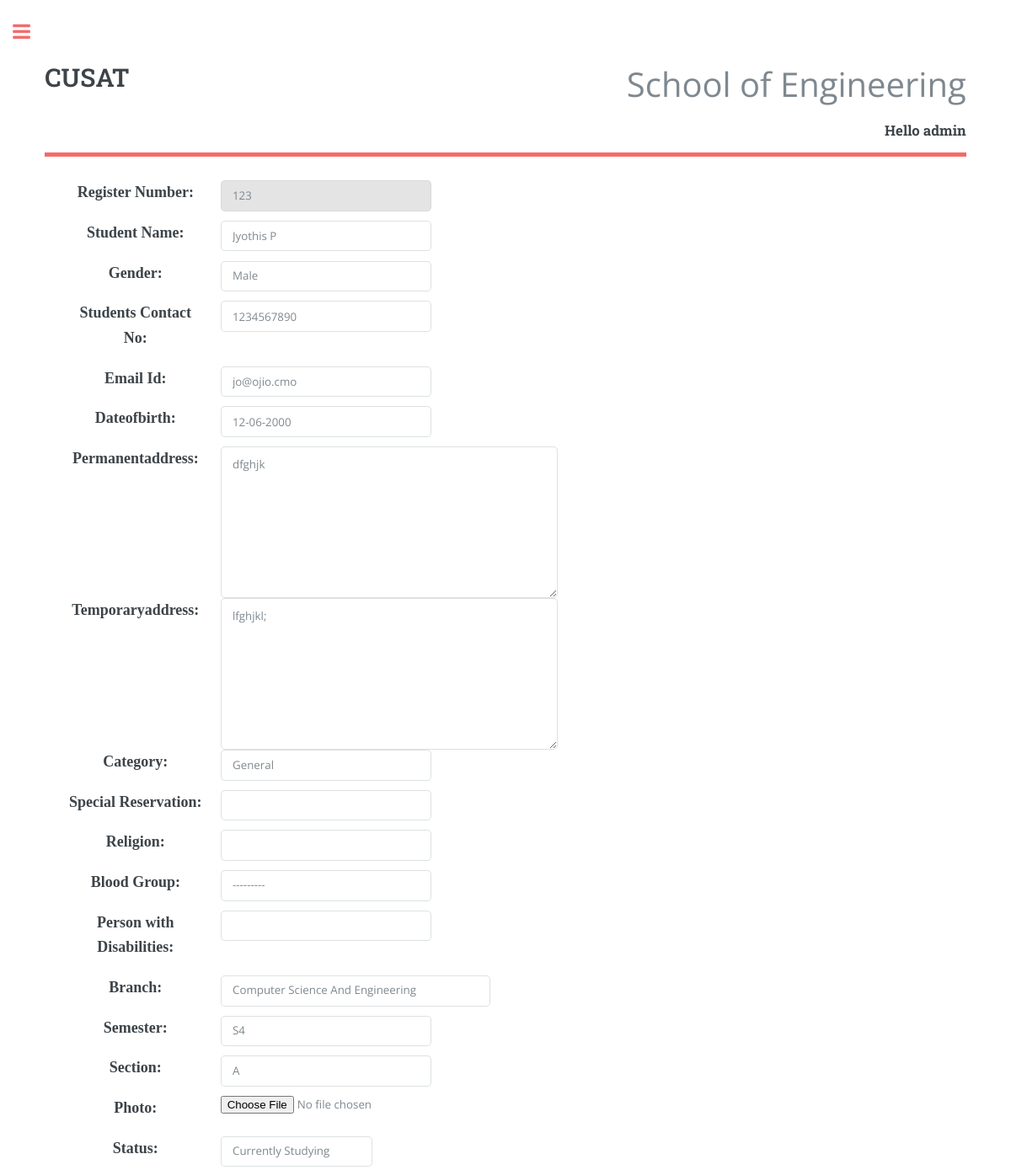
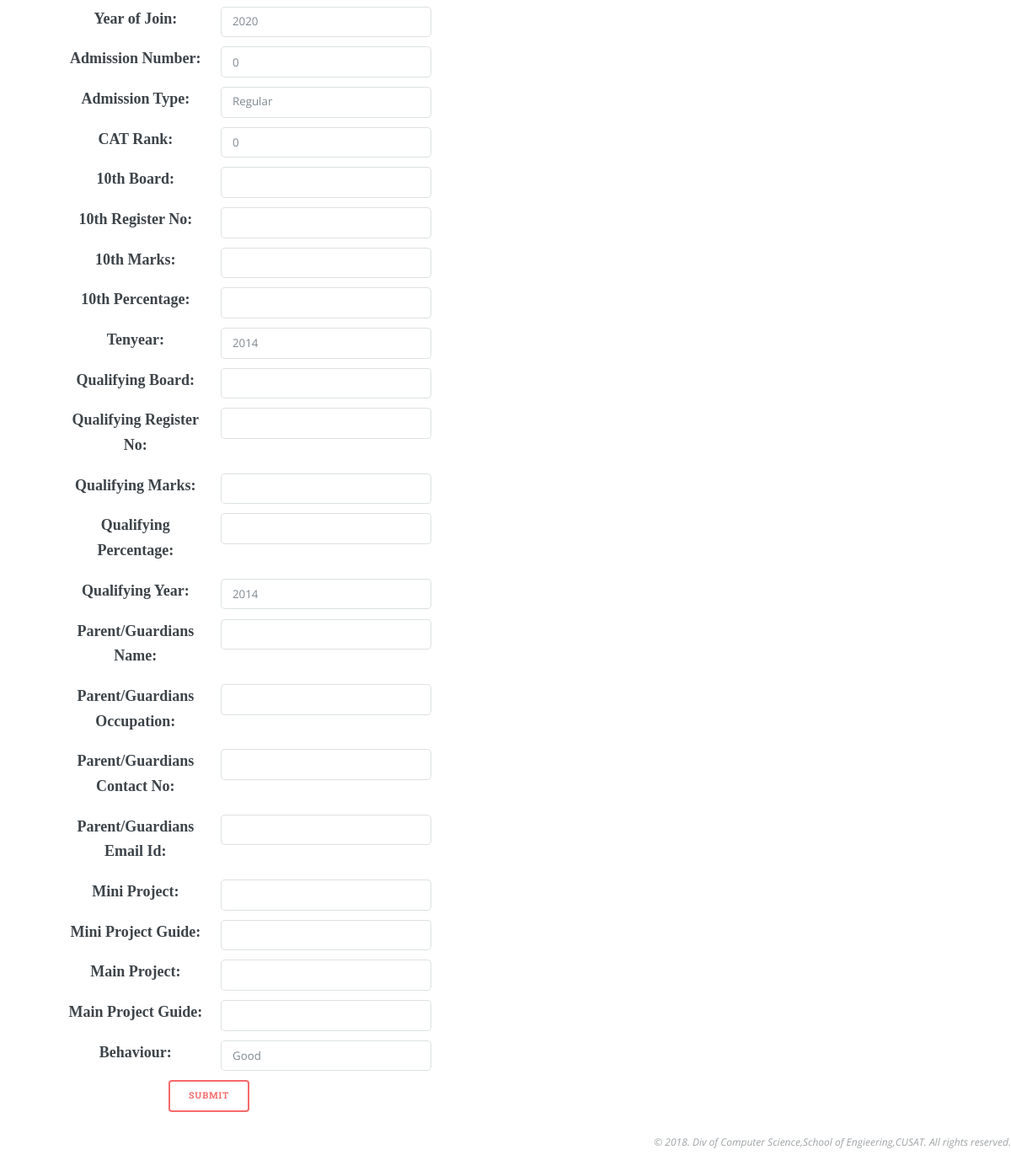
Screenshot of /student/edit/123/ (signed in) with the database file from the repository (2 pictures, top to bottom).
### student/models.py (models this page shows, shortened)
class Student(models.Model):
    SECTION = (('A', 'A'), ('B', 'B'))
    STATUS = (('Active', 'Currently Studying'), ('Pass out', 'Course Completed'),
              ('Drop out', 'Drop out '))
    BLOODGROUPS = (('A+ve', 'A+ve'), ('A-ve', 'A-ve'), ('B+ve', 'B+ve'),
                   ('B-ve', 'B-ve'), ('AB+ve', 'AB+ve'), ('AB-ve', 'AB-ve'),
                   ('O+ve', 'O+ve'), ('O-ve', 'O-ve'),)
    GENDER = (('M', 'Male'), ('F', 'Female'))
    limit = datetime.datetime.today().year + 1
    YEARS = tuple([(x, x) for x in range(2015, 2025)])
    ADMISSION_TYPE = (('Regular', 'Regular'), ('Lateral Entry', 'Lateral Entry'))
    regno = models.IntegerField(primary_key=True, verbose_name='Register Number')
    name = models.CharField(max_length=30, verbose_name='Name')
    gender = models.CharField(max_length=6, choices=GENDER, default='M')
    studentcontactno = models.CharField(max_length=15, verbose_name='Students Contact No', null=True, blank=True)
    emailid = models.CharField(max_length=80, verbose_name=u'Email Id', null=True, blank=True)
    dateofbirth = models.DateField(default='2000-01-01')
    permanentaddress = models.CharField(max_length=150, verbose_name='Permanent Address', null=True, blank=True)
    temporaryaddress = models.CharField(max_length=150, verbose_name='Temporary Address', null=True, blank=True)
    category = models.CharField(max_length=20, default='General')
    specialreservation = models.CharField(max_length=30, verbose_name='Special Reservation', null=True, blank=True)
    religion = models.CharField(max_length=15, null=True, blank=True)
    bloodgroup = models.CharField(max_length=6, verbose_name='Blood Group', choices=BLOODGROUPS, null=True, blank=True)
    personwithdisabilities = models.CharField(max_length=40, verbose_name='Person with Disabilities', null=True,
                                              blank=True)
    branch = models.CharField(max_length=15, choices=DEPARTMENTS)
    cursem = models.CharField(max_length=2, choices=SEMESTERS, verbose_name='Semester')
    section = models.CharField(max_length=1, choices=SECTION)
    photo = models.FileField(upload_to=student_photo_location, null=True, blank=True)
    status = models.CharField(max_length=20, choices=STATUS, default='Active')
    join = models.IntegerField(choices=YEARS, verbose_name='Year Of Join')
    admissionno = models.IntegerField(verbose_name='Admission Number', default='0')
    admtype = models.CharField(max_length=20, choices=ADMISSION_TYPE, default='Regular')
    catrank = models.IntegerField(verbose_name='CAT Rank', default='0')
    tenboard = models.CharField(max_length=20, verbose_name='10th Board', null=True, blank=True)
    tenregisterno = models.CharField(max_length=20, verbose_name='10th Register No', null=True, blank=True)
    tenmarks = models.IntegerField(verbose_name='10th Marks', null=True, blank=True)
    tenpercentage = models.DecimalField(max_digits=5, decimal_places=2, verbose_name='10th Percentage', null=True,
                                        blank=True)
    tenyear = models.IntegerField(default='0')
    qualifyingboard = models.CharField(max_length=20, verbose_name='Qualifying Board', null=True, blank=True)
    qualifyingregisterno = models.IntegerField(verbose_name='Qualifying Register No', null=True, blank=True)
    qualifyingmarks = models.IntegerField(verbose_name='Qualifying Marks', null=True, blank=True)
    qualifyingpercentage = models.DecimalField(max_digits=5, decimal_places=2, verbose_name='Qualifying Percentage',
                                               null=True, blank=True)
    qualifyingyear = models.IntegerField(verbose_name='Qualifying Year', null=True, blank=True)
    parentorguardianname = models.CharField(max_length=50, verbose_name='Parent/Guardians Name', null=True, blank=True)
    parentorguardianoccupation = models.CharField(max_length=25, verbose_name='Parent/Guardians Occupation', null=True,
                                                  blank=True)
    parentorguardiancontactno = models.CharField(max_length=15, verbose_name='Parent/Guardians Contact No', null=True,
                                                 blank=True)
    parentorguardianemailid = models.CharField(max_length=50, verbose_name='Parent/Guardians Email Id', null=True,
                                               blank=True)
    miniproject = models.CharField(max_length=100, verbose_name='Mini Project', null=True, blank=True)
    miniprojectguide = models.CharField(max_length=25, verbose_name='Mini Project Guide', null=True, blank=True)
    mainproject = models.CharField(max_length=100, verbose_name='Main Project', null=True, blank=True)
    mainprojectguide = models.CharField(max_length=25, verbose_name='Main Project Guide', null=True, blank=True)
    behaviour = models.CharField(max_length=100, default='Good', null=True, blank=True)
    class Meta:
        ordering = ('regno',)  # 'ordering' must be a tuple or list (even if you want to order by only one field).

### student/views.py (the view)
# urls.py: url(r'^edit/(?P<pk>[0-9]+)/$', views.student_update, name='update'),
def student_update(request, pk):
    instance = get_object_or_404(Student, regno=pk)
    student = StudentUpdateForm(request.POST or None, request.FILES or None, instance=instance)
    if student.is_valid():
        instance = student.save(commit=False)
        instance.save()
        return redirect('student:search')
    context = {
        "form": student,
        "title": 'Edit Student',
    }
    return render(request, 'student/student_form.html', context)

### student/forms.py
class StudentUpdateForm(forms.ModelForm):
    regno = forms.IntegerField(disabled=True, widget=forms.TextInput(attrs={'size': 2}))
    permanentaddress = forms.CharField(widget=forms.Textarea())
    temporaryaddress = forms.CharField(widget=forms.Textarea())
    class Meta:
        model = Student
        fields = '__all__'
    def __init__(self, *args, **kwargs):
        super(StudentUpdateForm, self).__init__(*args, **kwargs)
        self.fields['permanentaddress'].widget.attrs['style'] = 'width:400px;height:180px'
        self.fields['temporaryaddress'].widget.attrs['style'] = 'width:400px;height:180px'
        self.fields['status'].widget.attrs['style'] = 'width:180px;'
        self.fields['branch'].widget.attrs['style'] = 'width:320px;'
        self.fields['regno'].label = 'Register Number'
        self.fields['name'].label = 'Student Name'
        self.fields['cursem'].label = 'Semester'
        self.fields['join'].label = 'Year of Join'
        self.fields['admtype'].label = 'Admission Type'

### templates/student/student_form.html (shortened to what this page needs)
{% extends "base.html" %}

### templates/base.html (shortened to what this page needs)
<!DOCTYPE HTML>
<html>
{% load static %}
<head>
    <link rel="stylesheet" href="{% static 'css/main.css' %}"/>
</head>
<body>
<div id="wrapper">
    <div id="main">
        <div class="inner">
            <header id="header">
                <div class="12u 12u$(small)">
                    <a href="http://www.cusat.ac.in" class="logo"
                       style="padding-top:10px;font-size:30px;"><strong>CUSAT</strong></a>
                    <weak style="font-size:40px;float:right"> School of Engineering</weak>
                    <ul class="icons">
                        <div class="box alt">
                            <div class="u u$(small)">
                                {% if user.is_authenticated %}
                                <p3 style="float:right"><h3>Hello {{ request.user.username }}</h3></p3>
                                {% endif %}
                            </div>
                        </div>
                    </ul>
                </div>
            </header>
        </div>
        {% block form %}
        <section>
            {% block formhead %}
            <form action="" method="post" enctype="multipart/form-data"> {% endblock formhead %}
                {% for field in form %}
                <div class="row" style="margin-left: 50px;width: auto">
                    <div style="text-align: center;" class="4u 12u$(medium)">
                        <div class="row">
                            <div class="6u 12u$(medium)"
                                 style="align-content: center;font-size: 20px;
                                 font-weight: 200;font-family:'Monotype Corsiva';">
                                {{ field.label_tag }}
                            </div>
                            <div class="6u 12u$(medium)" style="align-content: center;
                                     width: 150px">
                                {{ field }}
                            </div>
                        </div>
                    </div>
                </div>
                {% endfor %}
                <div style="margin-left: 200px">
                    <button type="submit">Submit</button>
                </div>
            </form>
        </section>
        {% endblock form %}
    </div>
</div>
<footer id="footer">
    <p class="copyright" style="float:right"> &nbsp&nbsp&nbsp&nbsp&nbsp <i> &copy; 2018. Div of Computer Science,School
        of Engieering,CUSAT. All rights reserved.</i></p>
</footer>
</body>
</html>

### rows the page displays
Student: form "123" "Jyothis P" "Male" "1234567890" "jo@ojio.cmo" "12-06-2000" "dfghjk" "lfghjkl;" "General" "---------" "Computer Science And Engineering" "S4" "A" "Currently Studying" "2020" "0" "Regular" "0" "2014" "2014" "Good"

### other values shown
{{ request.user.username }} "admin"
{{ field.label_tag }} "Register Number:" "Student Name:" "Gender:" "Students Contact No:" "Email Id:" "Dateofbirth:" "Permanentaddress:" "Temporaryaddress:" "Category:" "Special Reservation:" "Religion:" "Blood Group:" "Person with Disabilities:" "Branch:" "Semester:" "Section:" "Photo:" "Status:" "Year of Join:" "Admission Number:" "Admission Type:" "CAT Rank:" "10th Board:" "10th Register No:" "10th Marks:" "10th Percentage:" "Tenyear:" "Qualifying Board:" "Qualifying Register No:" "Qualifying Marks:" "Qualifying Percentage:" "Qualifying Year:" "Parent/Guardians Name:" "Parent/Guardians Occupation:" "Parent/Guardians Contact No:" "Parent/Guardians Email Id:" "Mini Project:" "Mini Project Guide:" "Main Project:" "Main Project Guide:" "Behaviour:"
